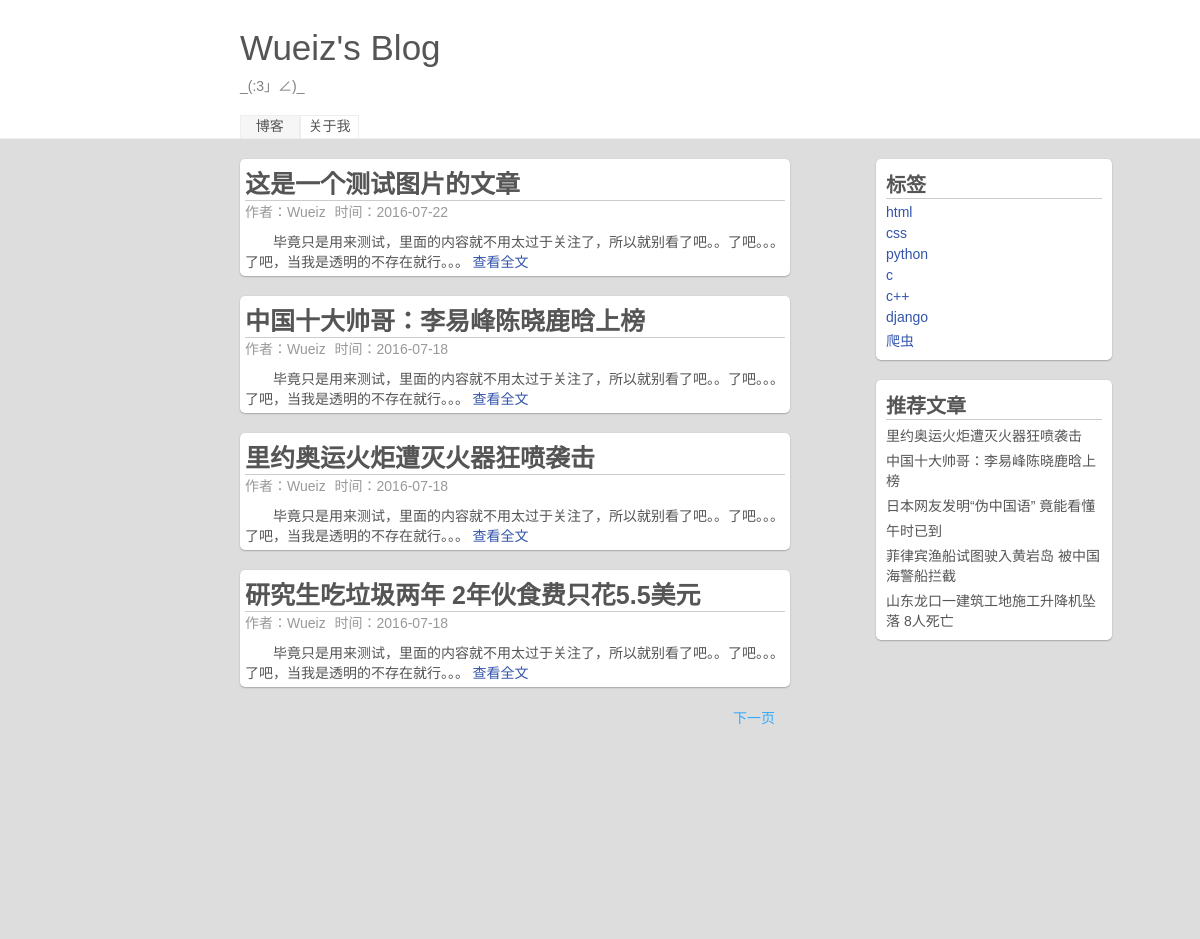
Before: / with the older database file.
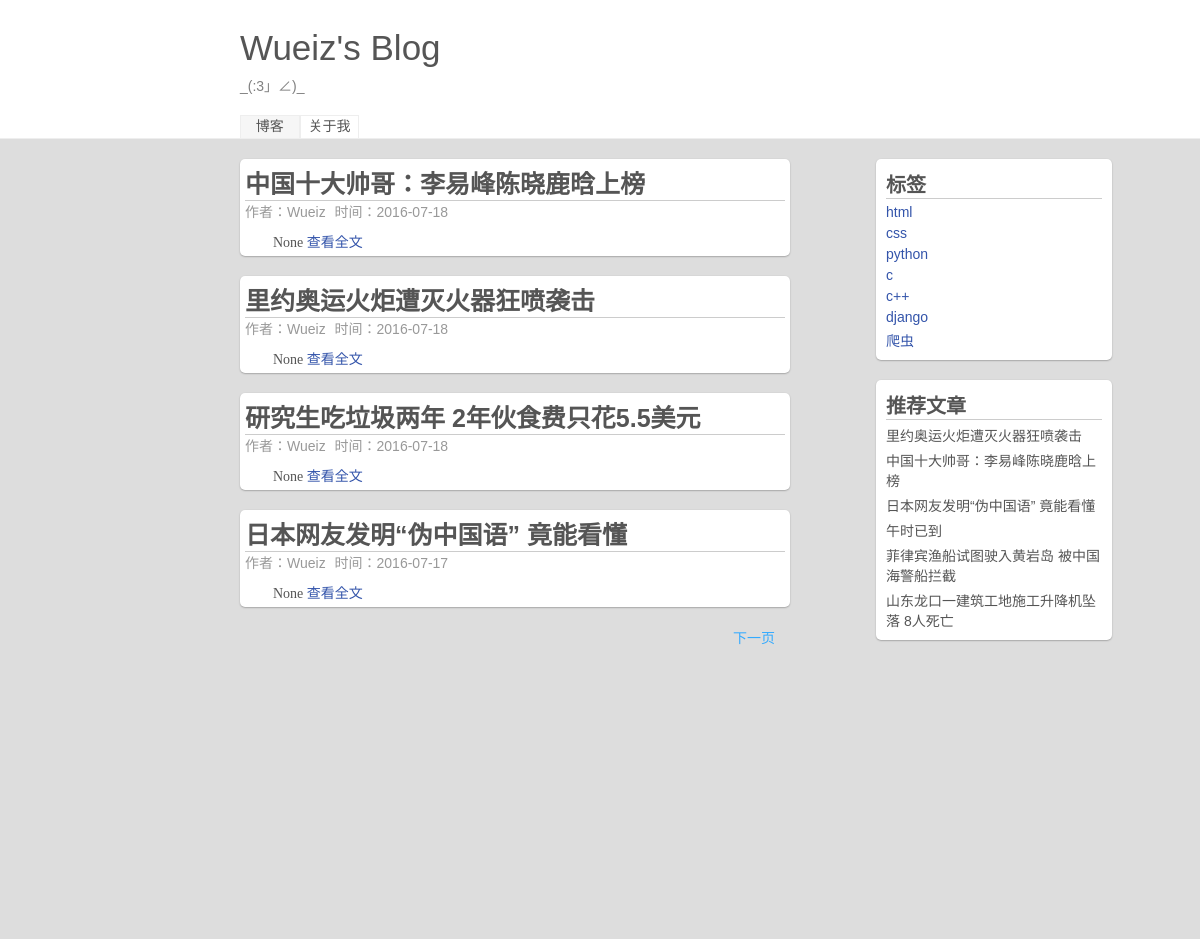
After: the same page with the newer database file.
### myblog/models.py (models this page shows, shortened)
class article(models.Model):
    title = models.CharField('标题',max_length=200)
    article_info = models.TextField('简介',max_length=200,null=True)
    content = models.TextField('内容',max_length=10000)
    date = models.DateField('日期')
    author = models.ManyToManyField('author')
    tag = models.ManyToManyField('tag')
    recommond = models.BooleanField('推荐',default=False)
    class Meta:
        verbose_name = '文章'
        verbose_name_plural = verbose_name
        ordering = ['-date']

class author(models.Model):
    name = models.CharField('作者名',max_length=10)
    email = models.EmailField('邮箱')
    class Meta:
        verbose_name = '作者'
        verbose_name_plural = verbose_name

class tag(models.Model):
    name = models.CharField('标签名',max_length=10)
    class Meta:
        verbose_name = '标签'
        verbose_name_plural = verbose_name

### myblog/views.py (the view)
# urls.py: url(r'^$',index,name='index'),
def index(requests):
    art_list = article.objects.all().order_by('-id')[:4]
    tag_list = tag.objects.all()
    recommond_list = article.objects.filter(recommond=True)
    if(len(article.objects.all())>4):
        next = True
    else:
        next = True
    return render(requests,'blog.html',{'art_list':art_list,'tag_list':tag_list,'recommond_list':recommond_list,'next':next,'pre':False})

### myblog/templates/blog.html (shortened to what this page needs)
<html>
<head>
</head>
{% load staticfiles %}
<link rel="stylesheet" type="text/css" href="{% static "css/style.css" %}">
<link rel="stylesheet" type="text/css" href="{% static "css/reset.css" %}">
<body>
	<header class='blog_header'>
		<div class='top_fixed'>
			<p class="blog_name">Wueiz's Blog</p>
			<p class="blog_info">_(:3」∠)_</p>
			<a href="{% url 'index' %}" class='top_button choice' title='我的博客'>博客</a><a href="#" class='top_button ' title='关于我'>关于我</a>
		</div>
	</header>
	<main class='blog_main'>
		<div class='left_main'>
            {% for art in art_list %}
			<div class='article_card'>
				<div class="article_title"><p>{{ art.title }}</p></div>
				<div class="article_info">
					<div class="article_auto">作者：{{ art.author.all.0.name }}</div>
					<div class="article_time">时间：{{ art.date|date:"Y-m-d" }}</div>
				</div>
				<div class="article_content">
					{{  art.article_info }}
                    {% if art == art_list.0 %}
					<a href='/article/{{ art.id }}' id="article" class='article_all'>查看全文</a>
                    {% else %}
                    <a href='/article/{{ art.id }}' class='article_all'>查看全文</a>
                    {% endif %}
				</div>
			</div>
            {% endfor %}
            {% if next %}
			    <div class='then page_button'>下一页</div>
            {% else %}
                <div class='then page_button' style="display:none">下一页</div>
            {% endif %}
		</div>
		<div class="right_main">
			<div class="pigeonhole right_card">
				<div class="pig_info">标签</div>
				<ul>
                    {% for tag in tag_list %}
					<li class='pig_item'><a href='/tag/{{ tag.id }}'>{{ tag.name }}</a></li>
					{% endfor %}
				</ul>
			</div>
			<div class="recommond right_card">
				<div class="re_info">推荐文章</div>
				<ul>
                    {% for recommond in recommond_list %}
					<li class='re_item'><a href='/article/{{ recommond.id }}'>{{ recommond.title }}</a></li>
					{% endfor %}
				</ul>
			</div>
		</div>
	</main>
</body>
</html>

### myblog/static/css/style.css (style rules this page uses)
html,body { width: 100%; height: 100%; }
.blog_header { height: 138px; width: 100%; border-bottom: 1px solid #eee; }
.top_fixed { width: 80%; margin-left:20%; height: 110px; padding-top: 28px; }
.blog_name { font-size: 2.5em; font-weight: blod; margin-bottom: 7px; }
.blog_info { color:gray; margin-bottom: 20px; }
.top_button { display: inline-block; height: 20%; line-height: 1.5; width: 6%; text-align: center; margin: 0; border:1px solid #eee; text-decoration: none; }
.choice { background-color: #F6F6F6; }
.blog_main { background-color: #ddd; width: 100%; height: 100%; }
.left_main { float:left; width: 50%; margin-left: 20%; }
.right_main { float: right; width: 20%; margin-right: 7%; }
.article_card { width:90%; padding: 5px; margin-top: 20px; background-color: #fff ; border-radius: 5px; box-shadow: 0 .05rem .1rem rgba(0,0,0,.3); }
.article_title { width:100%; font-size: 25px; font-weight: 600; border-bottom: 1px solid #ccc; }
.article_info { width: 100%; margin-bottom: 10px; }
.article_time,.article_auto { display: inline-block; margin-right: 5px; color: #999; }
.article_content { text-indent: 2em; font-family: "Microsoft YaHei"; }
.article_all { color:#3354AA; }
.right_card { width:90%; padding: 10px; margin-top: 20px; background-color: #fff ; border-radius: 5px; box-shadow: 0 .05rem .1rem rgba(0,0,0,.3); }
.pig_item,.re_item { display: block; margin-top: 5px; }
.pig_item > a { color:#3354aa; }
.pig_info , .re_info { font-size: 20px; font-weight: 700; border-bottom: 1px solid #ccc; }
.page_button { color:#3af; display: inline-block; margin-top: 20px; cursor:pointer; }
.then { float:right; margin-right: 65px; }

Changed rows visible on the page:
removed article: title "这是一个测试图片的文章", author.all.0.name "Wueiz", date "2016-07-22", article_info "毕竟只是用来测试，里面的内容就不用太过于关注了，所以就别看了吧。。了吧。。。了吧，当我是透明的不存在就行。。。"
changed article "中国十大帅哥：李易峰陈晓鹿晗上榜": article_info "毕竟只是用来测试，里面的内容就不用太过于关注了，所以就别看了吧。。了吧。。。了吧，当我是透明的不存在就行。。。" → "None"
changed article "里约奥运火炬遭灭火器狂喷袭击": article_info "毕竟只是用来测试，里面的内容就不用太过于关注了，所以就别看了吧。。了吧。。。了吧，当我是透明的不存在就行。。。" → "None"
changed article "研究生吃垃圾两年 2年伙食费只花5.5美元": article_info "毕竟只是用来测试，里面的内容就不用太过于关注了，所以就别看了吧。。了吧。。。了吧，当我是透明的不存在就行。。。" → "None"
now on one of the page's lists (row edited): article: title "日本网友发明“伪中国语” 竟能看懂", author.all.0.name "Wueiz", date "2016-07-17", article_info "None"
